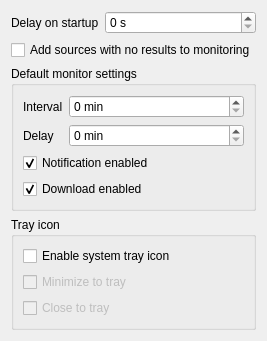
      <widget class="QWidget" name="pageMonitoring">
       <layout class="QFormLayout" name="formLayout_12">
        <item row="0" column="0">
         <widget class="QLabel" name="labelMonitoringStartupDelay">
          <property name="text">
           <string>Delay on startup</string>
          </property>
         </widget>
        </item>
        <item row="0" column="1">
         <widget class="QSpinBox" name="spinMonitoringStartupDelay">
          <property name="suffix">
           <string> s</string>
          </property>
          <property name="maximum">
           <number>3600</number>
          </property>
         </widget>
        </item>
        <item row="3" column="0" colspan="2">
         <widget class="QGroupBox" name="groupBoxMonitoringTray">
          <property name="title">
           <string>Tray icon</string>
          </property>
          <layout class="QFormLayout" name="formLayout_21">
           <item row="1" column="0" colspan="2">
            <widget class="QCheckBox" name="checkMonitoringMinimizeToTray">
             <property name="enabled">
              <bool>false</bool>
             </property>
             <property name="text">
              <string>Minimize to tray</string>
             </property>
            </widget>
           </item>
           <item row="2" column="0" colspan="2">
            <widget class="QCheckBox" name="checkMonitoringCloseToTray">
             <property name="enabled">
              <bool>false</bool>
             </property>
             <property name="text">
              <string>Close to tray</string>
             </property>
            </widget>
           </item>
           <item row="0" column="0" colspan="2">
            <widget class="QCheckBox" name="checkMonitoringEnableTray">
             <property name="text">
              <string>Enable system tray icon</string>
             </property>
            </widget>
           </item>
          </layout>
         </widget>
        </item>
        <item row="1" column="0" colspan="2">
         <widget class="QCheckBox" name="checkMonitoringEmptySources">
          <property name="text">
           <string>Add sources with no results to monitoring</string>
          </property>
         </widget>
        </item>
        <item row="2" column="0" colspan="2">
         <widget class="QGroupBox" name="groupBoxMonitoringDefault">
          <property name="title">
           <string>Default monitor settings</string>
          </property>
          <layout class="QFormLayout" name="formLayout_26">
           <item row="0" column="0">
            <widget class="QLabel" name="labelMonitoringDefaultInterval">
             <property name="text">
              <string>Interval</string>
             </property>
            </widget>
           </item>
           <item row="0" column="1">
            <widget class="QSpinBox" name="spinMonitoringDefaultInterval">
             <property name="suffix">
              <string> min</string>
             </property>
             <property name="maximum">
              <number>100000</number>
             </property>
            </widget>
           </item>
           <item row="1" column="0">
            <widget class="QLabel" name="labelMonitoringDefaultDelay">
             <property name="text">
              <string>Delay</string>
             </property>
            </widget>
           </item>
           <item row="1" column="1">
            <widget class="QSpinBox" name="spinMonitoringDefaultDelay">
             <property name="suffix">
              <string> min</string>
             </property>
             <property name="maximum">
              <number>100000</number>
             </property>
            </widget>
           </item>
           <item row="2" column="0" colspan="2">
            <widget class="QCheckBox" name="checkMonitoringDefaultNotificationEnabled">
             <property name="text">
              <string>Notification enabled</string>
             </property>
             <property name="checked">
              <bool>true</bool>
             </property>
            </widget>
           </item>
           <item row="3" column="0" colspan="2">
            <widget class="QCheckBox" name="checkMonitoringDefaultDownloadEnabled">
             <property name="text">
              <string>Download enabled</string>
             </property>
             <property name="checked">
              <bool>true</bool>
             </property>
            </widget>
           </item>
          </layout>
         </widget>
        </item>
       </layout>
      </widget>
